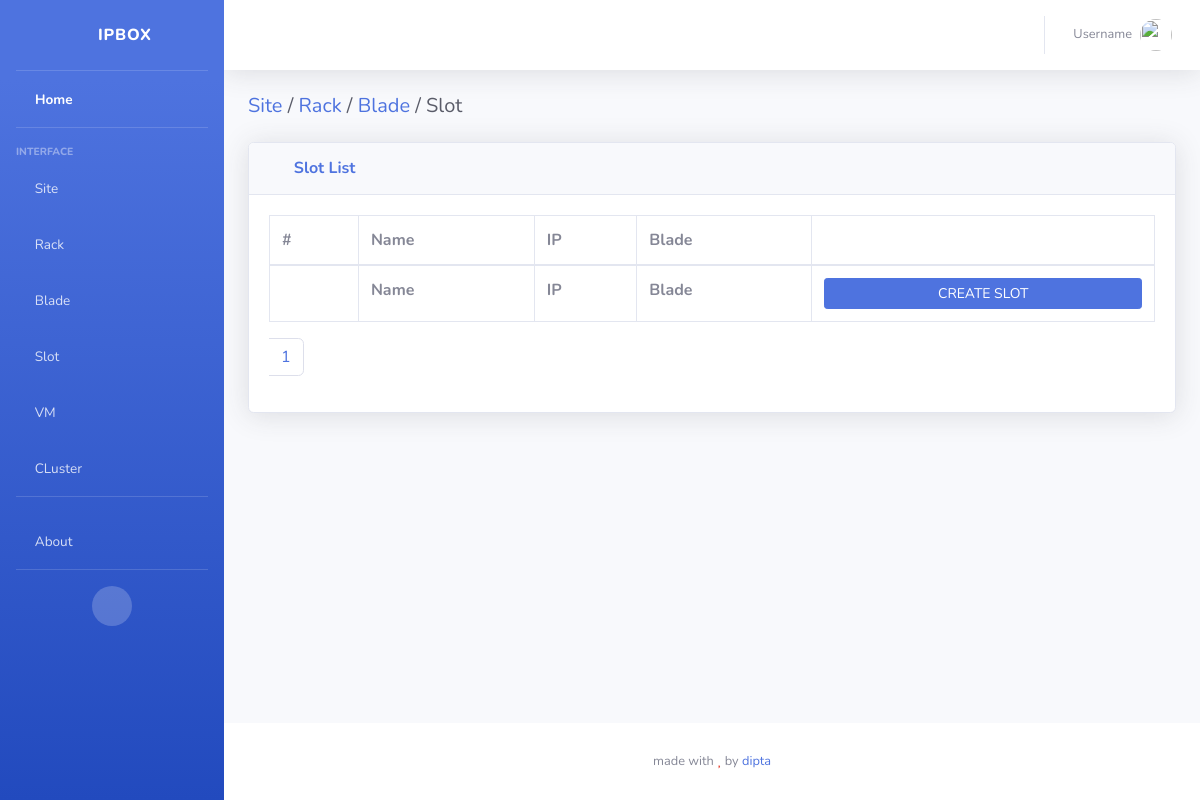
Page /slots/ on the earlier database version.
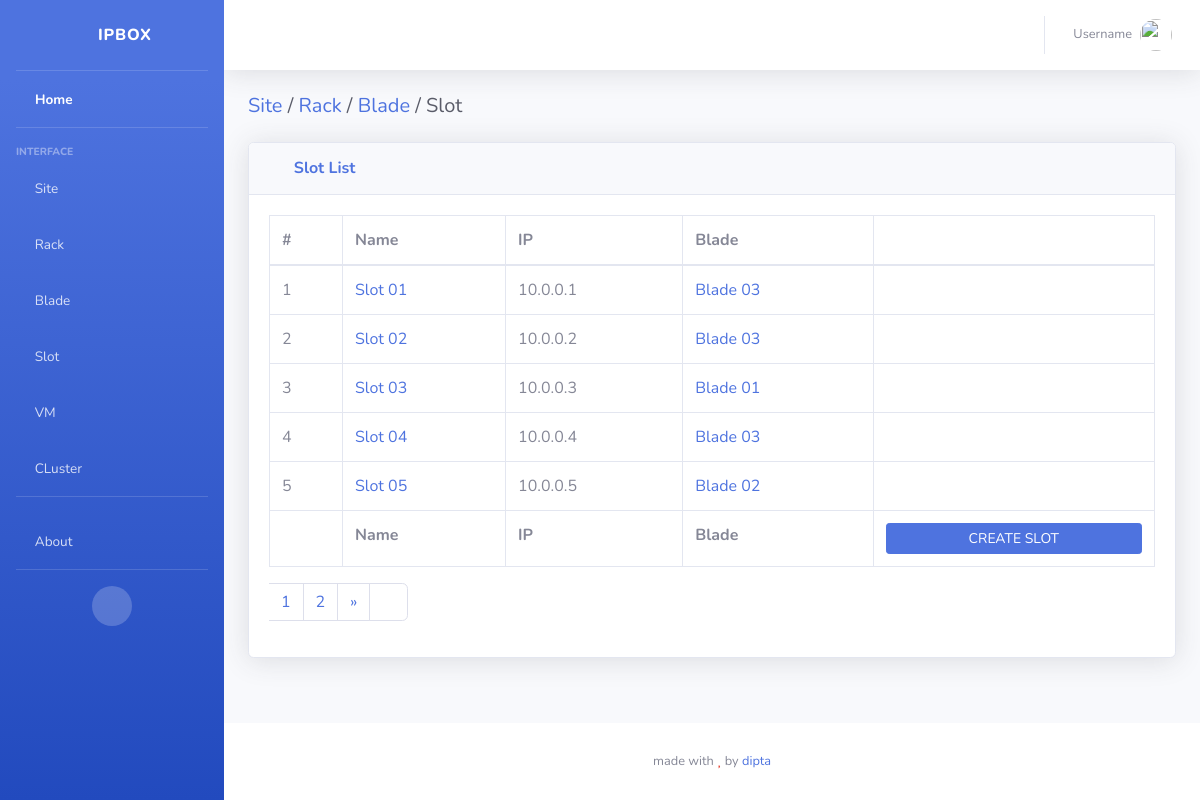
Same page on the later database version.
### slotapp/models.py (models this page shows, shortened)
class Slot(models.Model):
  name    = models.CharField(max_length=128)
  ip      = models.GenericIPAddressField()
  blade   = models.ForeignKey(Blade, related_name="slots", on_delete=models.CASCADE)
  class Meta:
    verbose_name_plural = "Slots"

### bladeapp/models.py (models this page shows, shortened)
class Blade(models.Model):
  name    = models.CharField(max_length=128)
  ip      = models.GenericIPAddressField()
  rack    = models.ForeignKey(Rack, related_name="blades", on_delete=models.CASCADE)
  class Meta:
    verbose_name_plural = "Blades"

### slotapp/views.py (the view)
# urls.py: path('', views.slotList, name="slots"),
def slotList(request):
  dataPerPage = 5
  pageNum = request.GET.get('page', 1)
  slots = Slot.objects.all()
  p = Paginator(slots, dataPerPage)
  page_obj = p.page(pageNum)
  context = {
    'page_obj': page_obj,
  }
  return render(request, 'slotapp/slots.html', context)

### slotapp/templates/slotapp/slots.html
{% extends 'sbadmin/base.html' %}{% load static %} {% block content %}
<div class="d-sm-flex align-items-center justify-content-between mb-4">
  <h1 class="h5 mb-0 text-gray-800">
    <a href="{% url 'siteapp:sites' %}">Site<a/> /
    <a href="{% url 'rackapp:racks' %}">Rack<a/> /
    <a href="{% url 'bladeapp:blades' %}">Blade<a/> / Slot
  </h1>
</div>
<div class="card shadow mb-4">
  <div class="card-header py-3">
    <h6 class="m-0 font-weight-bold text-primary"><i class="fas fa-table mr-2"></i> Slot List</h6>
  </div>
  <div class="card-body">
    <div class="table-responsive">
      <table
        class="table table-bordered"
        id="dataTable"
        width="100%"
        cellspacing="0"
      >
        <thead>
          <tr>
            <th>#</th>
            <th>Name</th>
            <th>IP</th>
            <th>Blade</th>
            <th></th>
          </tr>
        </thead>
        <tfoot>
          <tr>
            <th></th>
            <th>Name</th>
            <th>IP</th>
            <th>Blade</th>
            <th>
              <a href="{% url 'slotapp:slot_create' %}"
                class="btn btn-primary btn-sm btn-block">CREATE SLOT</a>
            </th>
          </tr>
        </tfoot>
        <tbody>
          {% for slot in page_obj %}
          <tr>
            <td>{{ forloop.counter }}</td>
            <td>
              <a href="{% url 'slotapp:slot_query' slot.id %}"
                class="text-primary">
                {{ slot.name }}
              </a>
            </td>
            <td>{{ slot.ip }}</td>
            <td>
              <a href="{% url 'bladeapp:blade_query' slot.blade.id %}"
                class="text-primary">
                {{ slot.blade.name }}
              </a>
            </td>
            <td class="text-center">
              <a href="{% url 'slotapp:slot_update' slot.id %}"
                class="text-info mr-4" title="edit">
                <i class="fas fa-edit"></i>
              </a>
              <a href="#" class="text-danger ml-4" title="delete">
                <i class="fas fa-trash-alt"></i>
              </a>
            </td>
          </tr>
          {% endfor %}
        </tbody>
      </table>
      {% include 'core/pagination.html' %}
    </div>
  </div>
</div>
{% endblock content %}

### templates/sbadmin/base.html (shortened to what this page needs)
<!doctype html>
<html lang="en">
  {% include 'sbadmin/components/head.html' %}
<body id="pagetop">
  <div id="wrapper">
    {% include 'sbadmin/components/sidebar.html' %}
    <div id="content-wrapper" class="d-flex flex-column">
      <div id="content">
        {% include 'sbadmin/components/navbar.html' %}
        <div class="container-fluid">
          {% block content %}
          {% endblock content %}
        </div>
      </div>
      {% include 'sbadmin/components/footer.html' %}
    </div>
  </div>
</body>
</html>

### templates/sbadmin/components/head.html (shortened to what this page needs)
{% load static %}
<head>
  <link href="{% static 'themes/sbadmin/vendor/fontawesome-free/css/all.min.css' %}" rel="stylesheet" type="text/css" />
  <link href="{% static 'themes/sbadmin/css/sb-admin-2.min.css' %}" rel="stylesheet" />
</head>

### templates/sbadmin/components/sidebar.html
<ul class="navbar-nav bg-gradient-primary sidebar sidebar-dark accordion" id="accordionSidebar">
  <a class="sidebar-brand d-flex align-items-center justify-content-center" href="#">
    <div class="sidebar-brand-icon rotate-n-15">
      <i class="fa fa-cubes" aria-hidden="true"></i>
    </div>
    <div class="sidebar-brand-text mx-3">IPbox</div>
  </a>
  <hr class="sidebar-divider my-0" />
  <li class="nav-item active">
    <a class="nav-link" href="#">
      <i class="fa fa-home" aria-hidden="true"></i>
      <span>Home</span>
    </a>
  </li>
  <hr class="sidebar-divider" />
  <div class="sidebar-heading">Interface</div>
  <li class="nav-item">
    <a class="nav-link" href="{% url 'siteapp:sites' %}">
      <i class="fab fa-hive"></i>
      <span>Site</span>
    </a>
  </li>
  <li class="nav-item">
    <a class="nav-link" href="{% url 'rackapp:racks' %}">
      <i class="fas fa-server"></i>
      <span>Rack</span>
    </a>
  </li>
  <li class="nav-item">
    <a class="nav-link" href="{% url 'bladeapp:blades' %}">
      <i class="fas fa-vector-square"></i>
      <span>Blade</span>
    </a>
  </li>
  <li class="nav-item">
    <a class="nav-link" href="{% url 'slotapp:slots' %}">
      <i class="far fa-hdd"></i>
      <span>Slot</span>
    </a>
  </li>
  <li class="nav-item">
    <a class="nav-link" href="{% url 'vmapp:vms' %}">
      <i class="fa fa-inbox" aria-hidden="true"></i>
      <span>VM</span>
    </a>
  </li>
  <li class="nav-item">
    <a class="nav-link" href="{% url 'clusterapp:clusters' %}">
      <i class="fas fa-ethernet"></i>
      <span>CLuster</span>
    </a>
  </li>
  <hr class="sidebar-divider" />
  <li class="nav-item">
    <a class="nav-link" href="#">
      <i class="fas fa-info"></i>
      <span>About</span>
    </a>
  </li>
  <hr class="sidebar-divider d-none d-md-block" />
  <div class="text-center d-none d-md-inline">
    <button class="rounded-circle border-0" id="sidebarToggle"></button>
  </div>
</ul>

### templates/sbadmin/components/navbar.html (shortened to what this page needs)
{% load static %}
<nav class="navbar navbar-expand navbar-light bg-white topbar mb-4 static-top shadow">
  <ul class="navbar-nav ml-auto">
    <li class="nav-item dropdown no-arrow">
      <a
        class="nav-link dropdown-toggle"
        href="#"
        id="userDropdown"
        role="button"
        data-toggle="dropdown"
        aria-haspopup="true"
        aria-expanded="false"
      >
        <span class="mr-2 d-none d-lg-inline text-gray-600 small">
          Username
        </span>
        <img
          class="img-profile rounded-circle"
          src="{% static 'themes/sbadmin/img/undraw_profile.svg' %}"
        />
      </a>
    </li>
  </ul>
</nav>

### templates/core/pagination.html (shortened to what this page needs)
<nav aria-label="Page navigation example">
  <ul class="pagination">
    {% for num in page_obj.paginator.page_range %}
      <li class="page-item">
        {% if page_obj.number == num %}
          <a href="?page={{ num }}"
            class="page-link"
            aria-label="Previous">
            {{ num }}
          </a>
          {% elif num > page_obj.number|add:'-3' and num < page_obj.number|add:'3'%}
          <a href="?page={{ num }}"
            class="page-link"
            aria-label="Previous">
            {{ num }}
          </a>
        {% endif %}
      </li>
    {% endfor %}
    {% if page_obj.has_next %}
      <li class="page-item">
        <a
          href="?page={{ page_obj.next_page_number }}"
          class="page-link"
          aria-label="Next"
          title="next">
          <span aria-hidden="true">&raquo;</span>
        </a>
      </li>
      <li class="page-item">
        <a
          href="?page={{ page_obj.paginator.num_pages }}"
          class="page-link"
          aria-label="Next"
          title="last">
          <i class="fas fa-fast-forward"></i>
        </a>
      </li>
    {% endif %}
  </ul>
</nav>

### templates/sbadmin/components/footer.html
<footer class="sticky-footer bg-white">
  <div class="container my-auto">
    <div class="copyright text-center my-auto">
      <span
        >made with
        <span class="text-danger"><i class="fas fa-heart"></i></span> by
        <a href="#" target="_blank">dipta</a></span
      >
    </div>
  </div>
</footer>

### templates/sbadmin/components/scripts.html (shortened to what this page needs)
{% load static %}

Differences in the rows shown:
added Slot: name "Slot 01", ip "10.0.0.1", blade.name "Blade 03"
added Slot: name "Slot 02", ip "10.0.0.2", blade.name "Blade 03"
added Slot: name "Slot 03", ip "10.0.0.3", blade.name "Blade 01"
added Slot: name "Slot 04", ip "10.0.0.4", blade.name "Blade 03"
added Slot: name "Slot 05", ip "10.0.0.5", blade.name "Blade 02"
Other differences:
new list line: "2"
